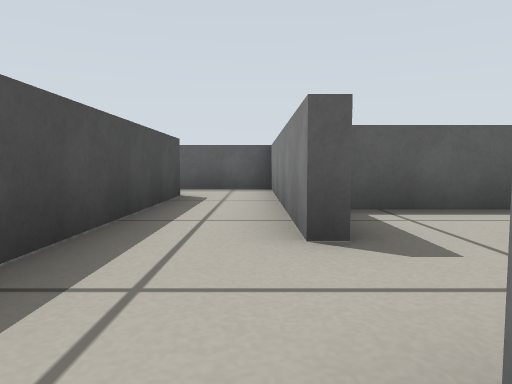
view 1 (above)

24 first-person views from a walk through a robot-simulator world made for Gazebo. The camera is 0.26 m above the floor, tilts 4° down and sees 70° across. The floor is counted in squares, 0.5 m on a side. Each view is taken from the middle of a square. On the plan, view 1 faces up. The plan holds only what a view shows up to about 9 squares ahead; the rest is blank.

view 2
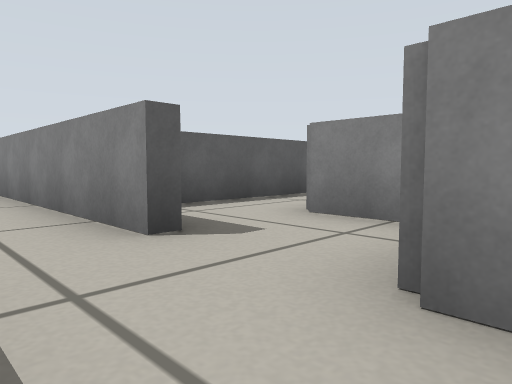

view 3
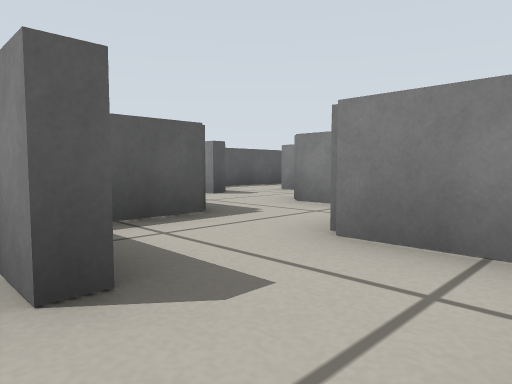

view 4
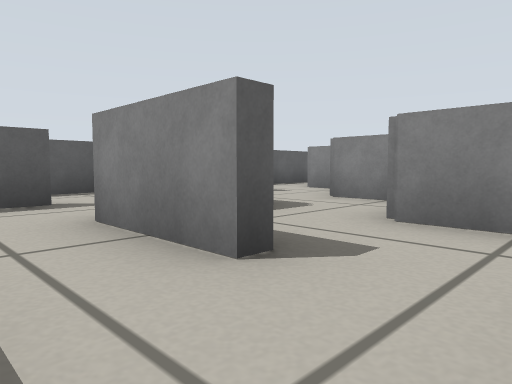

view 5
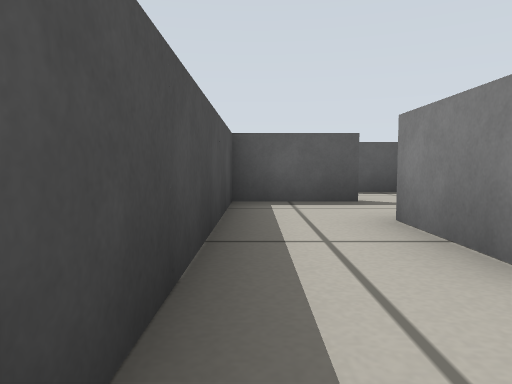

view 6
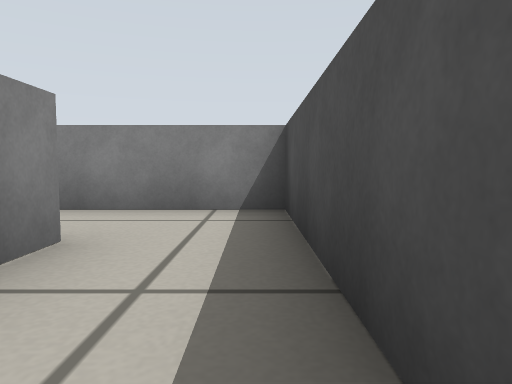

view 7
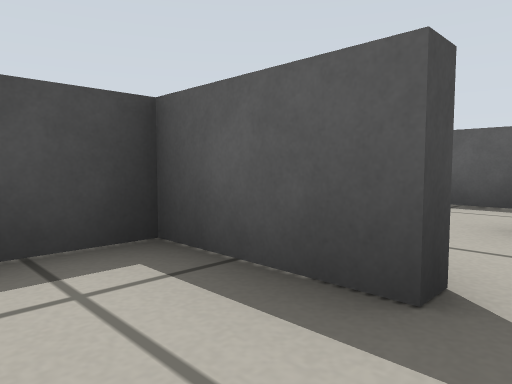

view 8
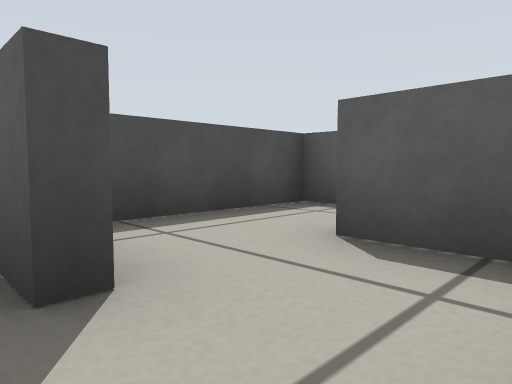

view 9
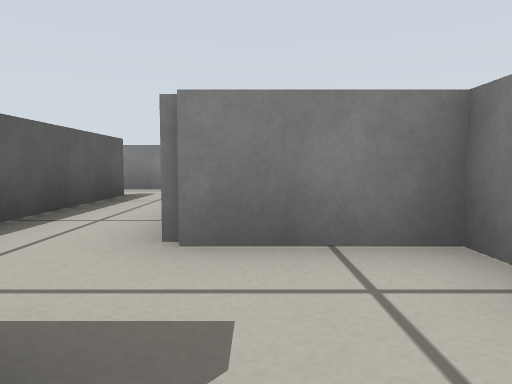

view 10
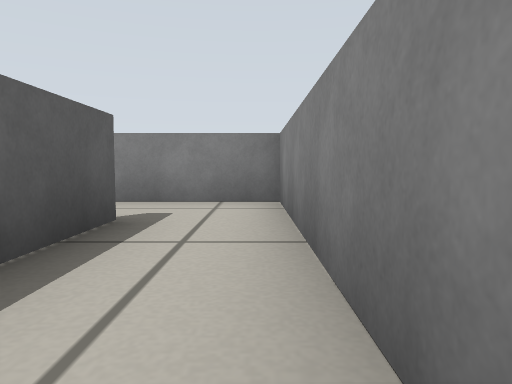

view 11
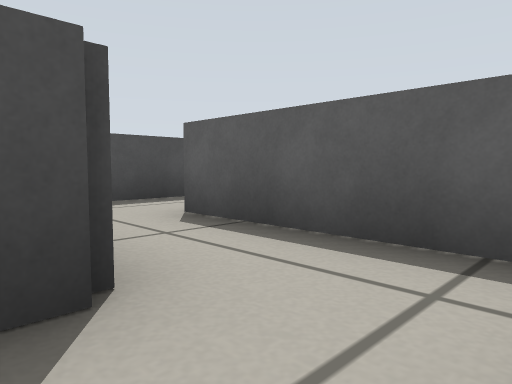

view 12
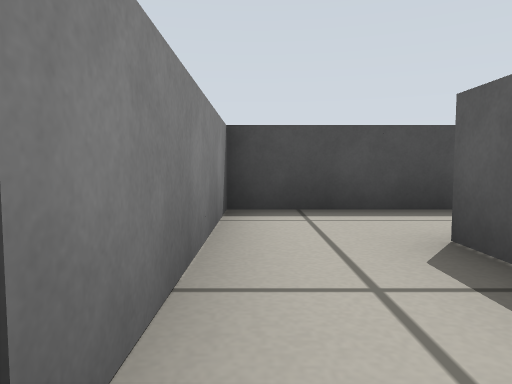

view 13
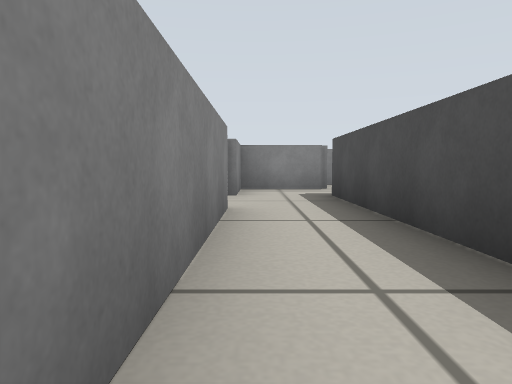

view 14
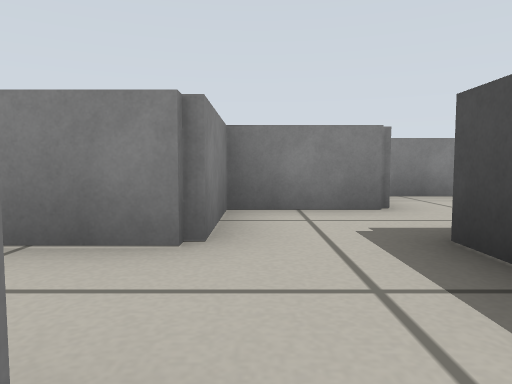

view 15
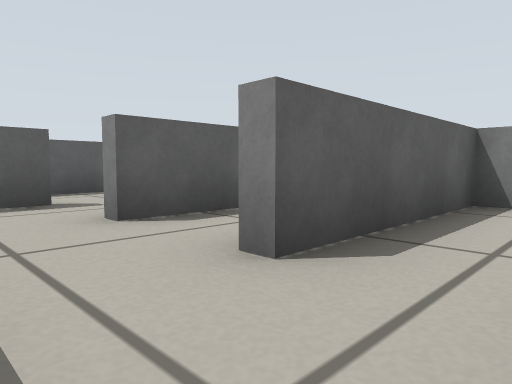

view 16
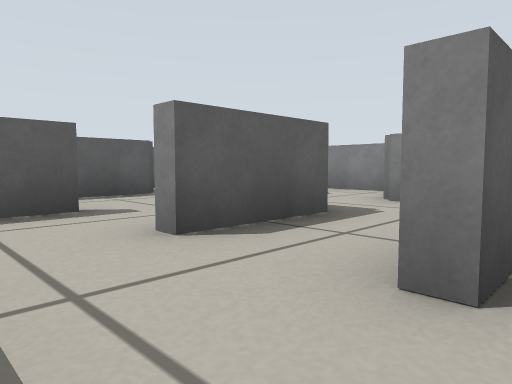

view 17
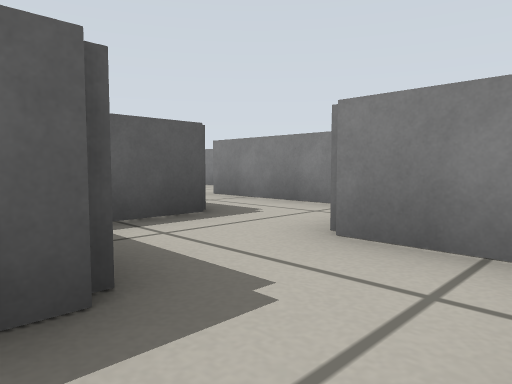

view 18
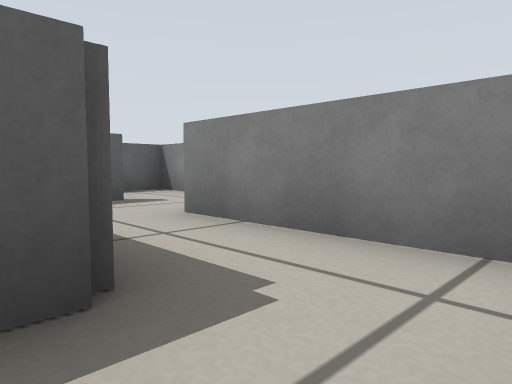

view 19
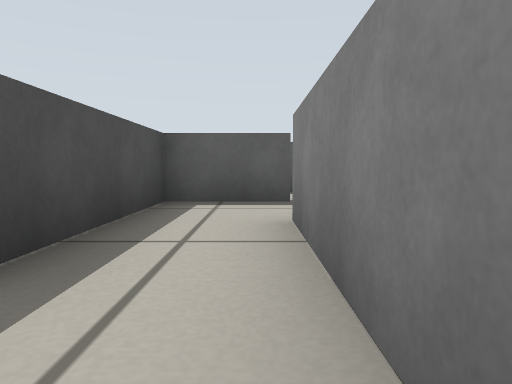

view 20
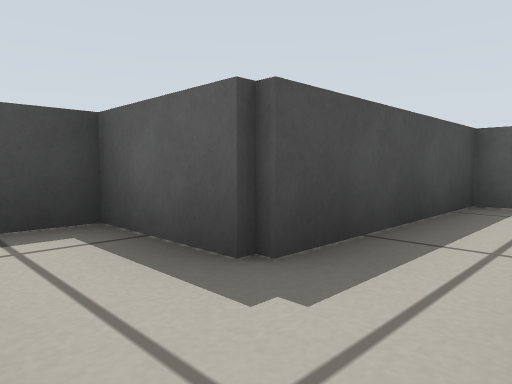

view 21
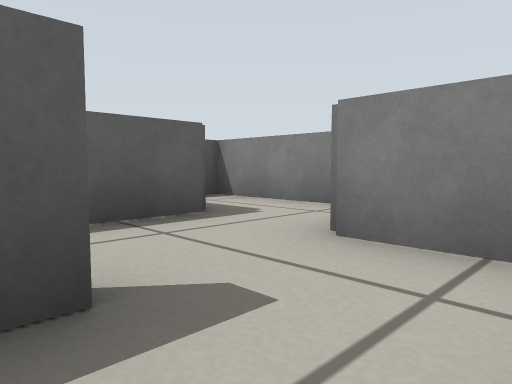

view 22
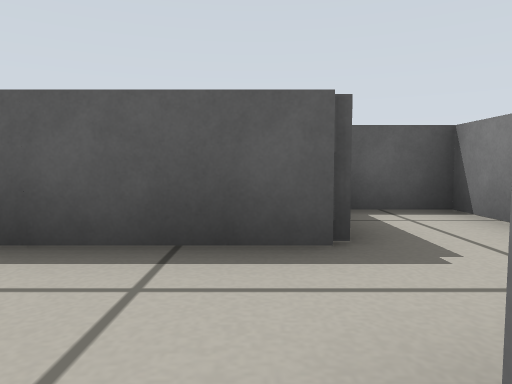

view 23
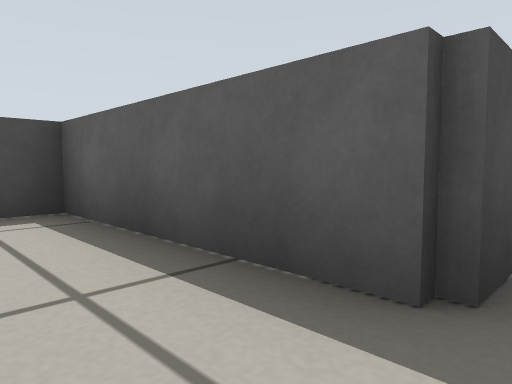

view 24
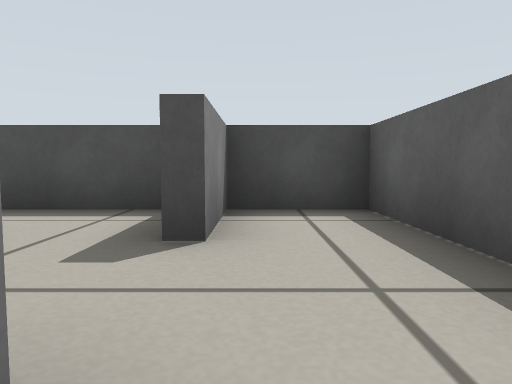

### Floor plan
Ten units are one square. View 1 is at (0, 0); x grows to the right and y downward. Boxes are objects, and circles mark ways between rooms. Rooms are numbered by the first view taken in them; rooms with no view inside come last. Other rooms are left out.
<svg viewBox="-58 -168 146 206">
<path fill="none" stroke="#000" d="M-33 15 -36 15 -36 -5M-16 26 -16 13 4 13 4 -6M-13 -3 -26 -3M-35 -24 -53 -24 -53 33 -22 33M-35 -28 -35 -24M-53 -46 -53 -34M-21 -43 -35 -43M8 -24 4 -24 4 -64M4 -6 24 -6 24 -27M-13 -67 -13 -3M34 -26 83 -26 83 -36M65 -43 11 -43M-53 -84 -53 -67 -13 -67M4 -64 4 -84 -36 -84M-12 -103 -36 -103M4 -94 4 -107M7 -123 -13 -123M24 -114 24 -145M26 -163 7 -163 7 -123M-36 -103 -36 -107M-36 -84 -36 -87M-53 -119 -53 -84M-35 -123 -42 -123M-16 -114 -16 -127M-13 -151 -13 -144 -53 -144 -53 -127 -35 -127 -35 -123M4 -137 4 -163 -9 -163"/>
<circle cx="-30" cy="-10" r="3" fill="#2a7"/>
<circle cx="0" cy="0" r="3" fill="#2a7"/>
<circle cx="20" cy="-20" r="3" fill="#2a7"/>
<circle cx="0" cy="-60" r="3" fill="#2a7"/>
<circle cx="-45" cy="-80" r="3" fill="#2a7"/>
<circle cx="0" cy="-110" r="3" fill="#2a7"/>
<circle cx="-30" cy="-90" r="3" fill="#2a7"/>
<circle cx="-30" cy="-110" r="3" fill="#2a7"/>
<text x="-40" y="10">1</text>
<text x="-40" y="-30">2</text>
<text x="0" y="-30">3</text>
<text x="50" y="-30">4</text>
<text x="-30" y="-70">5</text>
<text x="-10" y="-100">6</text>
<text x="20" y="-130">7</text>
<text x="-40" y="-100">8</text>
<text x="-20" y="-130">9</text>
</svg>
Room 1 opens to room 2. Room 1 opens to room 3. Room 3 opens to room 4. Room 3 opens to room 5. Room 5 opens to room 8. Room 6 opens to room 7. Room 6 opens to room 8. Room 8 opens to room 9.

Where each view was taken, in squares from view 1:
view 1: 0 up, 0 right, facing up
view 2: 0 up, 1 left, facing up-right
view 3: 3 down, 4 left, facing up-right
view 4: 3 down, 5 left, facing up-right
view 5: 3 down, 5 left, facing up
view 6: 1 up, 5 left, facing down
view 7: 1 up, 3 left, facing up-left
view 8: 2 up, 2 left, facing up-left
view 9: 2 up, 0 right, facing right
view 10: 3 up, 3 right, facing right
view 11: 6 up, 0 right, facing up-left
view 12: 7 up, 1 left, facing left
view 13: 7 up, 0 right, facing down
view 14: 3 up, 0 right, facing down
view 15: 7 up, 5 left, facing up-right
view 16: 8 up, 5 left, facing up-right
view 17: 9 up, 2 left, facing up-right
view 18: 11 up, 0 right, facing up-right
view 19: 11 up, 2 right, facing up
view 20: 11 up, 2 right, facing up-left
view 21: 11 up, 4 left, facing up-right
view 22: 12 up, 2 left, facing up
view 23: 13 up, 1 left, facing up-left
view 24: 13 up, 1 left, facing left
